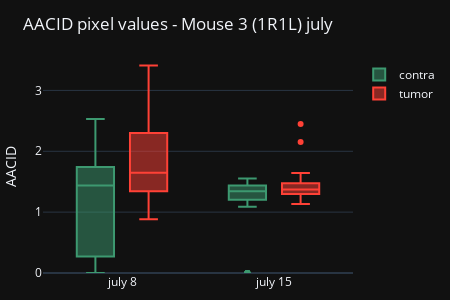

Notebook source saved alongside this figure:
### Code cell
fig = go.Figure()

# fig.add_trace(go.Box(
#     y=np.hstack((flattened_ph_dicts[0]['whole'], flattened_ph_dicts[1]['whole'])),
#     x=np.hstack((len(flattened_ph_dicts[0]['whole'])*['july 8'], len(flattened_ph_dicts[1]['whole'])*['july 15'])),
#     name='whole',
#     marker_color='#FF851B',
# ))

fig.add_trace(go.Box(
    y=np.hstack((flattened_aacid_dicts[0]['contra'], flattened_aacid_dicts[1]['contra'])),
    x=np.hstack((len(flattened_aacid_dicts[0]['contra'])*['july 8'], len(flattened_aacid_dicts[1]['contra'])*['july 15'])),
    name='contra',
    marker_color='#3D9970',
))

fig.add_trace(go.Box(
    y=np.hstack((flattened_aacid_dicts[0]['tumor'], flattened_aacid_dicts[1]['tumor'])),
    x=np.hstack((len(flattened_aacid_dicts[0]['tumor'])*['july 8'], len(flattened_aacid_dicts[1]['tumor'])*['july 15'])),
    name='tumor',
    marker_color='#FF4136',
))

fig.update_layout(
    yaxis_title='AACID',
    boxmode='group', # group together boxes of the different traces for each value of x,
    yaxis=dict(range=[0, 3.5]),  # Set y-axis limits
    width=450,
    height=300,
    margin=dict(l=20, r=40, t=60, b=10),  # Adjust top and bottom margins
    title=f'AACID pixel values - Mouse {phantom_choice} ({subject_dict["sub_name"]}) {date}'
)
fig.show()
pio.write_image(fig, os.path.join(save_path, 'aacid_boxplot.jpeg'))

### Figure 1 — Plotly figure (JSON) as saved in the notebook; plotly's stock layout.template omitted (floating-point values rounded to 4 significant figures)
{"data": [{"marker": {"color": "#3D9970"}, "name": "contra", "x": ["july 8", "july 8", "july 8", "july 8", "july 8", "july 8", "july 8", "july 8", "july 8", "july 8", "july 8", "july 8", "july 8", "july 8", "july 8", "july 8", "july 8", "july 8", "july 8", "july 8", "july 8", "july 8", "july 8", "july 8", "july 8", "july 8", "july 8", "july 8", "july 8", "july 8", "july 8", "july 15", "july 15", "july 15", "july 15", "july 15", "july 15", "july 15", "july 15", "july 15", "july 15", "july 15", "july 15", "july 15", "july 15", "july 15", "july 15", "july 15", "july 15", "july 15", "july 15", "july 15", "july 15", "july 15", "july 15", "july 15", "july 15", "july 15", "july 15", "july 15", "july 15", "july 15", "july 15", "july 15", "july 15", "july 15", "july 15", "july 15", "july 15", "july 15", "july 15", "july 15", "july 15", "july 15", "july 15", "july 15", "july 15", "july 15"], "y": [0.0, 0.0, 0.0, 0.0, 0.0, 0.0, 1.581, 0.0, 0.0, 2.297, 2.53, 2.385, 1.255, 1.087, 1.325, 1.397, 1.31, 1.439, 1.458, 1.555, 2.279, 1.714, 1.752, 2.185, 1.439, 1.429, 1.311, 1.665, 1.694, 6.716, 1.901, 0.0, 0.0, 0.0, 0.0, 0.0, 0.0, 0.0, 1.317, 1.278, 1.464, 1.374, 1.378, 1.486, 1.364, 1.23, 1.176, 1.414, 1.551, 1.493, 1.266, 1.257, 1.47, 1.266, 1.087, 1.194, 1.382, 1.462, 1.219, 1.279, 1.135, 1.2, 1.448, 1.55, 1.507, 1.388, 1.304, 1.344, 1.434, 1.427, 1.458, 1.218, 1.414, 1.468, 1.276, 1.354, 1.395, 1.436], "type": "box"}, {"marker": {"color": "#FF4136"}, "name": "tumor", "x": ["july 8", "july 8", "july 8", "july 8", "july 8", "july 8", "july 8", "july 8", "july 8", "july 8", "july 8", "july 8", "july 8", "july 8", "july 8", "july 8", "july 8", "july 8", "july 8", "july 8", "july 8", "july 8", "july 8", "july 8", "july 8", "july 8", "july 8", "july 8", "july 8", "july 8", "july 15", "july 15", "july 15", "july 15", "july 15", "july 15", "july 15", "july 15", "july 15", "july 15", "july 15", "july 15", "july 15", "july 15", "july 15", "july 15", "july 15", "july 15", "july 15", "july 15", "july 15", "july 15", "july 15", "july 15", "july 15", "july 15", "july 15", "july 15", "july 15", "july 15", "july 15", "july 15", "july 15", "july 15", "july 15", "july 15", "july 15", "july 15", "july 15", "july 15", "july 15", "july 15", "july 15", "july 15", "july 15", "july 15", "july 15", "july 15", "july 15"], "y": [3.41, 2.752, 2.452, 2.002, 2.299, 1.968, 2.025, 0.9632, 1.262, 1.345, 1.147, 2.648, 2.569, 1.709, 1.291, 1.582, 1.614, 1.185, 1.78, 1.425, 0.8828, 1.159, 1.79, 1.515, 1.364, 1.683, 2.498, 2.499, 1.467, 1.604, 1.473, 1.132, 1.458, 1.606, 2.448, 1.633, 1.304, 1.394, 1.292, 1.209, 1.358, 1.419, 1.454, 1.376, 1.31, 1.351, 1.203, 1.293, 1.409, 1.335, 1.234, 1.319, 1.46, 1.502, 1.453, 1.362, 1.483, 1.505, 1.308, 1.172, 1.302, 1.505, 1.412, 1.171, 1.258, 1.47, 1.476, 1.309, 1.25, 1.273, 1.334, 1.372, 1.261, 1.308, 1.386, 1.643, 1.517, 1.473, 2.152], "type": "box"}], "layout": {"yaxis": {"title": {"text": "AACID"}, "range": [0, 3.5]}, "margin": {"l": 20, "r": 40, "t": 60, "b": 10}, "boxmode": "group", "width": 450, "height": 300, "title": {"text": "AACID pixel values - Mouse 3 (1R1L) july"}}}
